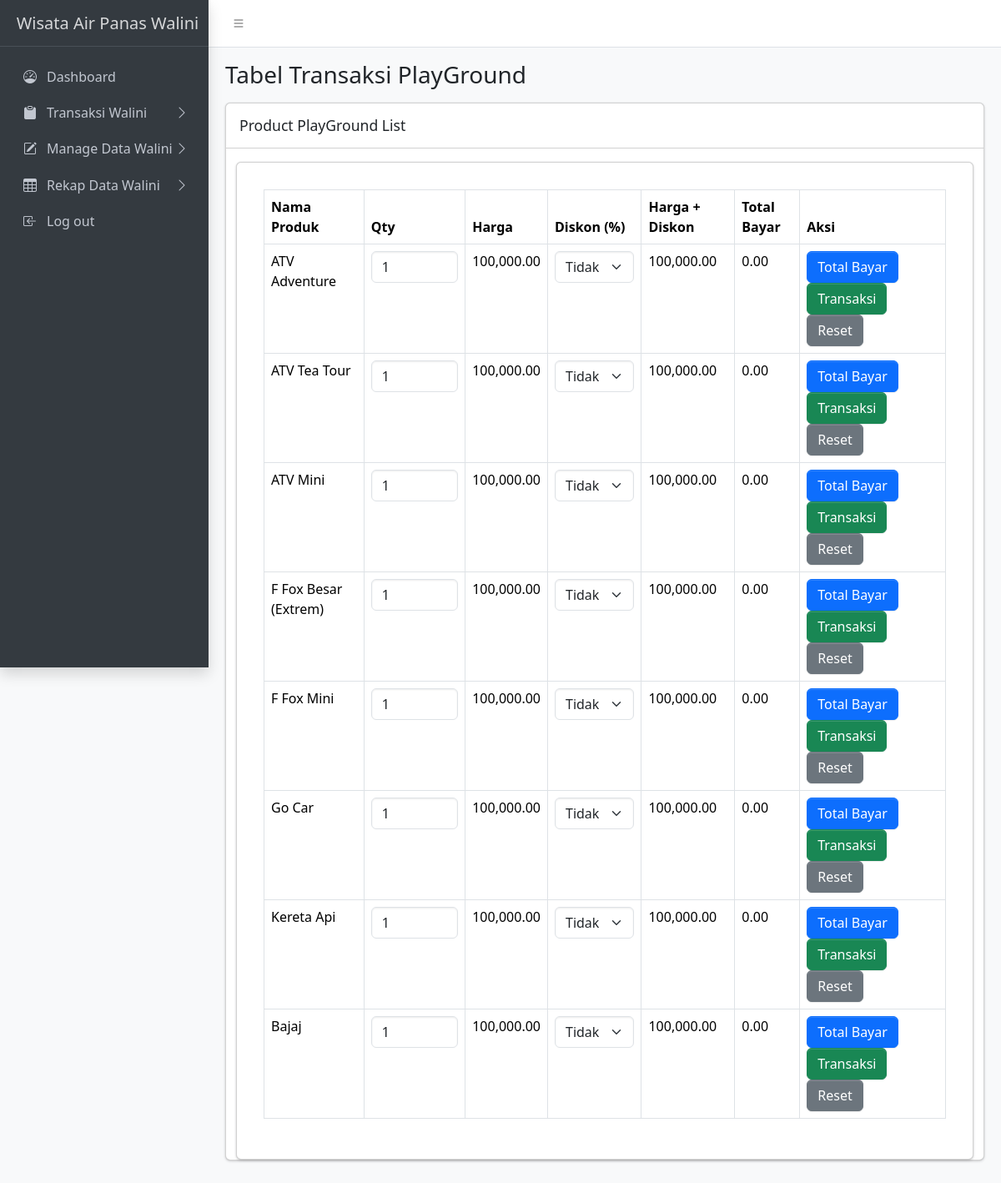
The app's page /admin/transaksi/playground/playground.php, older data.
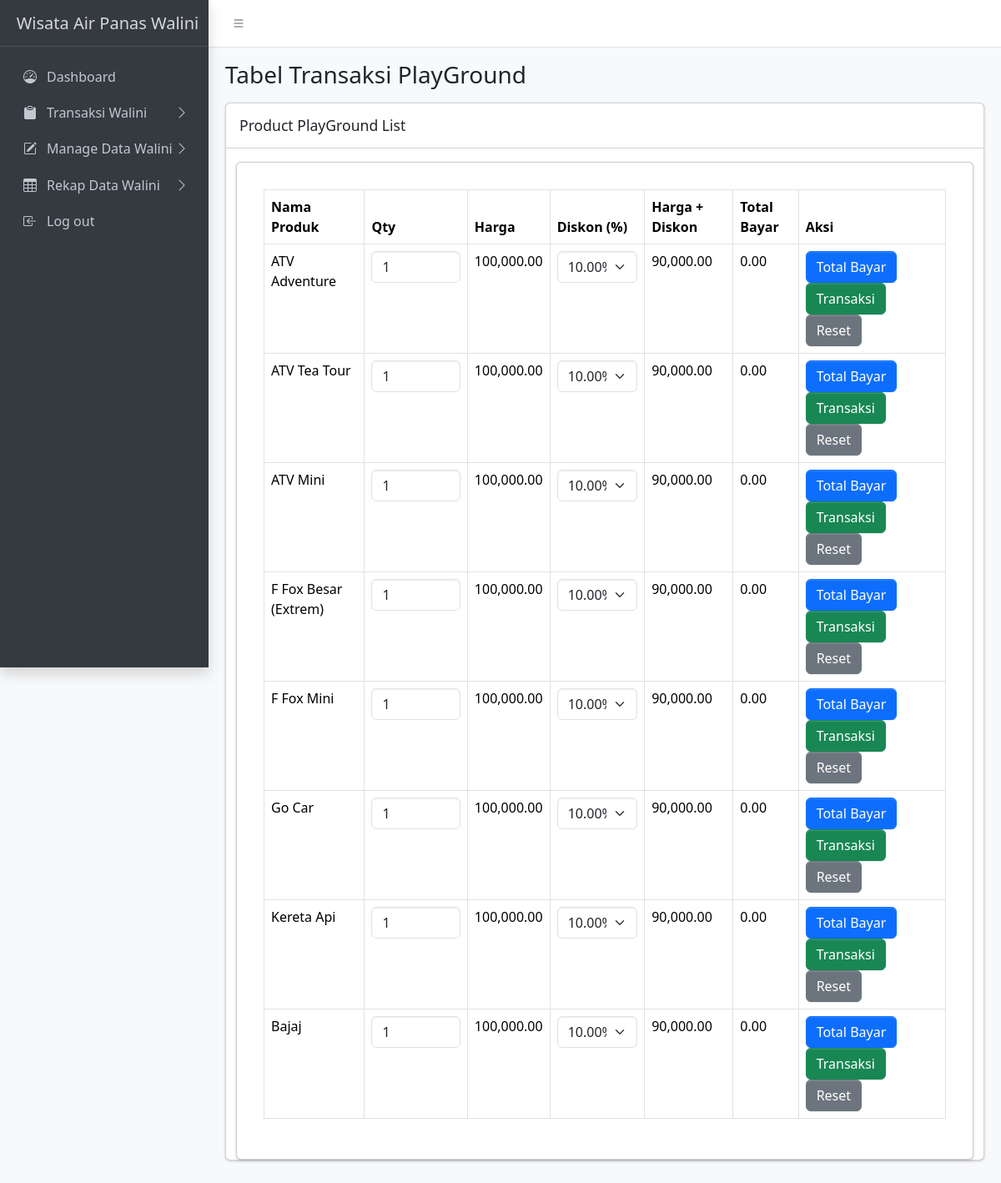
The same page, newer data.
### tables this page shows
CREATE TABLE `products` (
  `id_product` int(11) NOT NULL,
  `nama_product` varchar(100) NOT NULL,
  `kategori_product` enum('Kolam Renang','Kendaraan','PlayGround','Penginapan','Kelengkapan') NOT NULL,
  `sub_kategori_product` enum('Penginapan Bungalow','Penginapan Kerucut','Penginapan Lumbung','Penginapan Panggung') DEFAULT NULL,
  `harga_weekday` decimal(10,2) NOT NULL,
  `harga_weekend` decimal(10,2) NOT NULL,
  `created_at` datetime NOT NULL DEFAULT current_timestamp(),
  `updated_by` int(11) DEFAULT NULL,
  `img` varchar(255) NOT NULL,
  `updated_at` timestamp NOT NULL DEFAULT current_timestamp() ON UPDATE current_timestamp(),
  `status_penginapan` enum('terisi','kosong') DEFAULT 'kosong'
);

CREATE TABLE `discounts` (
  `id_discount` int(11) NOT NULL,
  `id_product` int(11) NOT NULL,
  `discount_value` decimal(10,2) NOT NULL,
  `created_at` datetime DEFAULT current_timestamp(),
  `updated_at` timestamp NOT NULL DEFAULT current_timestamp() ON UPDATE current_timestamp(),
  `id_user` int(11) NOT NULL
);

### admin/transaksi/playground/playground.php (the view, shortened to what the changed rows need)
<?php
require '../../../includes/db_connect.php';
?>
<!DOCTYPE html>
<html lang="en">
<head>
    <link rel="stylesheet" href="https://cdn.jsdelivr.net/npm/@fontsource/source-sans-3@5.0.12/index.css">
    <link rel="stylesheet" href="https://cdn.jsdelivr.net/npm/overlayscrollbars@2.3.0/styles/overlayscrollbars.min.css">
    <link rel="stylesheet" href="https://cdn.jsdelivr.net/npm/bootstrap-icons@1.11.0/font/bootstrap-icons.min.css">
    <link rel="stylesheet" href="../../../assets/css/adminlte.css">
    <link rel="stylesheet" href="https://cdn.jsdelivr.net/npm/apexcharts@3.37.1/dist/apexcharts.css">
    <link rel="stylesheet" href="https://cdn.jsdelivr.net/npm/jsvectormap@1.5.3/dist/css/jsvectormap.min.css">
</head>
<body class="layout-fixed sidebar-expand-lg bg-body-tertiary">
    <div class="app-wrapper">
        <main class="app-main">
            <div class="app-content">
                <div class="container-fluid">
                    <div class="row">
                        <div class="col-md-12">
                            <div class="card mb-4">
                                <div class="container-fluid">
                                    <div class="card mt-3 p-3">
                                        <div class="card-body">
                                            <div class="table-responsive">
                                                <table class="table table-bordered table-hover">
                                                    <thead>
                                                        <tr>
                                                            <th>Nama Produk</th>
                                                            <th>Qty</th>
                                                            <th>Harga</th>
                                                            <th>Diskon (%)</th>
                                                            <th>Harga + Diskon</th>
                                                            <th>Total Bayar</th>
                                                            <th>Aksi</th>
                                                        </tr>
                                                    </thead>
                                                    <tbody>
                                                    <?php
                                                        $sql = "SELECT p.*, d.discount_value
                                                                FROM products p
                                                                LEFT JOIN discounts d ON p.id_product = d.id_product
                                                                WHERE p.kategori_product = 'PlayGround'";
                                                        $result = $conn->query($sql);
                                                        if ($result->num_rows > 0) {
                                                            while ($row = $result->fetch_assoc()) {
                                                                $hari = date('l');
                                                                $harga = ($hari == 'Saturday' || $hari == 'Sunday') ? $row['harga_weekend'] : $row['harga_weekday'];
                                                                $diskon = isset($row['discount_value']) ? $row['discount_value'] : 0;
                                                                $harga_diskon = $diskon > 0 ? $harga - ($harga * ($diskon / 100)) : $harga;
                                                                ?>
                                                            <tr
                                                            data-id-product="<?= $row['id_product']; ?>"
                                                            data-id-discount="<?= isset($row['discount_value']) ? $row['discount_value'] : 0; ?>"
                                                            data-nama-product="<?= htmlspecialchars($row['nama_product']); ?>"
                                                            data-username="<?= $_SESSION['username']; ?>"
                                                            >
                                                                    <td><?= htmlspecialchars($row['nama_product']); ?></td>
                                                                    <td>
                                                                        <input type="number" class="form-control qty-input" value="1" data-harga="<?= $harga; ?>" data-diskon="<?= $diskon; ?>" />
                                                                    </td>
                                                                    <td><?= number_format($harga, 2); ?></td>
                                                                    <td>
                                                                        <select class="form-select diskon-select">
                                                                            <option value="0" <?= ($diskon == 0) ? 'selected' : ''; ?>>Tidak ada diskon</option>
                                                                            <option value="<?= $diskon; ?>" <?= ($diskon > 0) ? 'selected' : ''; ?>><?= $diskon; ?>%</option>
                                                                        </select>
                                                                    </td>
                                                                    <td class="harga-diskon"><?= number_format($harga_diskon, 2); ?></td>
                                                                    <td class="total-bayar">0.00</td>
                                                                    <td>
                                                                        <button class="btn btn-primary btn-total-bayar" onclick="calculateRowTotal(this)">Total Bayar</button>
                                                                        <button class="btn btn-success btn-transaksi" onclick="prosesTransaksi(this)">Transaksi</button>
                                                                        <button class="btn btn-secondary btn-reset" onclick="resetRow(this)">Reset</button>
                                                                    </td>
                                                                </tr>
                                                                <?php
                                                            }
                                                        } else {
                                                            echo '<tr><td colspan="7" class="text-center">Tidak ada data produk.</td></tr>';
                                                        }
                                                    ?>
                                                    </tbody>
                                                </table>
                                            </div>
                                        </div>
                                    </div>
                                </div>
                            </div>
                        </div>
                    </div>
                </div>
            </div>
        </main>
    </div>
</body>
</html>

Row changes from the older to the newer data that the page shows:
no longer on this page (row unchanged): products: nama_product "ATV Adventure", harga_weekday "100,000.00", value "Tidak ada diskon", harga_diskon "100,000.00"
no longer on this page (row unchanged): products: nama_product "ATV Tea Tour", harga_weekday "100,000.00", value "Tidak ada diskon", harga_diskon "100,000.00"
no longer on this page (row unchanged): products: nama_product "ATV Mini", harga_weekday "100,000.00", value "Tidak ada diskon", harga_diskon "100,000.00"
no longer on this page (row unchanged): products: nama_product "F Fox Besar (Extrem)", harga_weekday "100,000.00", value "Tidak ada diskon", harga_diskon "100,000.00"
no longer on this page (row unchanged): products: nama_product "F Fox Mini", harga_weekday "100,000.00", value "Tidak ada diskon", harga_diskon "100,000.00"
no longer on this page (row unchanged): products: nama_product "Go Car", harga_weekday "100,000.00", value "Tidak ada diskon", harga_diskon "100,000.00"
no longer on this page (row unchanged): products: nama_product "Kereta Api", harga_weekday "100,000.00", value "Tidak ada diskon", harga_diskon "100,000.00"
no longer on this page (row unchanged): products: nama_product "Bajaj", harga_weekday "100,000.00", value "Tidak ada diskon", harga_diskon "100,000.00"
added discounts: id_product.nama_product "ATV Adventure", id_product.harga_weekday "100,000.00", discount_value "10.00%", discount_value.harga_weekday "90,000.00"
added discounts: id_product.nama_product "ATV Tea Tour", id_product.harga_weekday "100,000.00", discount_value "10.00%", discount_value.harga_weekday "90,000.00"
added discounts: id_product.nama_product "ATV Mini", id_product.harga_weekday "100,000.00", discount_value "10.00%", discount_value.harga_weekday "90,000.00"
added discounts: id_product.nama_product "F Fox Besar (Extrem)", id_product.harga_weekday "100,000.00", discount_value "10.00%", discount_value.harga_weekday "90,000.00"
added discounts: id_product.nama_product "F Fox Mini", id_product.harga_weekday "100,000.00", discount_value "10.00%", discount_value.harga_weekday "90,000.00"
added discounts: id_product.nama_product "Go Car", id_product.harga_weekday "100,000.00", discount_value "10.00%", discount_value.harga_weekday "90,000.00"
added discounts: id_product.nama_product "Kereta Api", id_product.harga_weekday "100,000.00", discount_value "10.00%", discount_value.harga_weekday "90,000.00"
added discounts: id_product.nama_product "Bajaj", id_product.harga_weekday "100,000.00", discount_value "10.00%", discount_value.harga_weekday "90,000.00"
